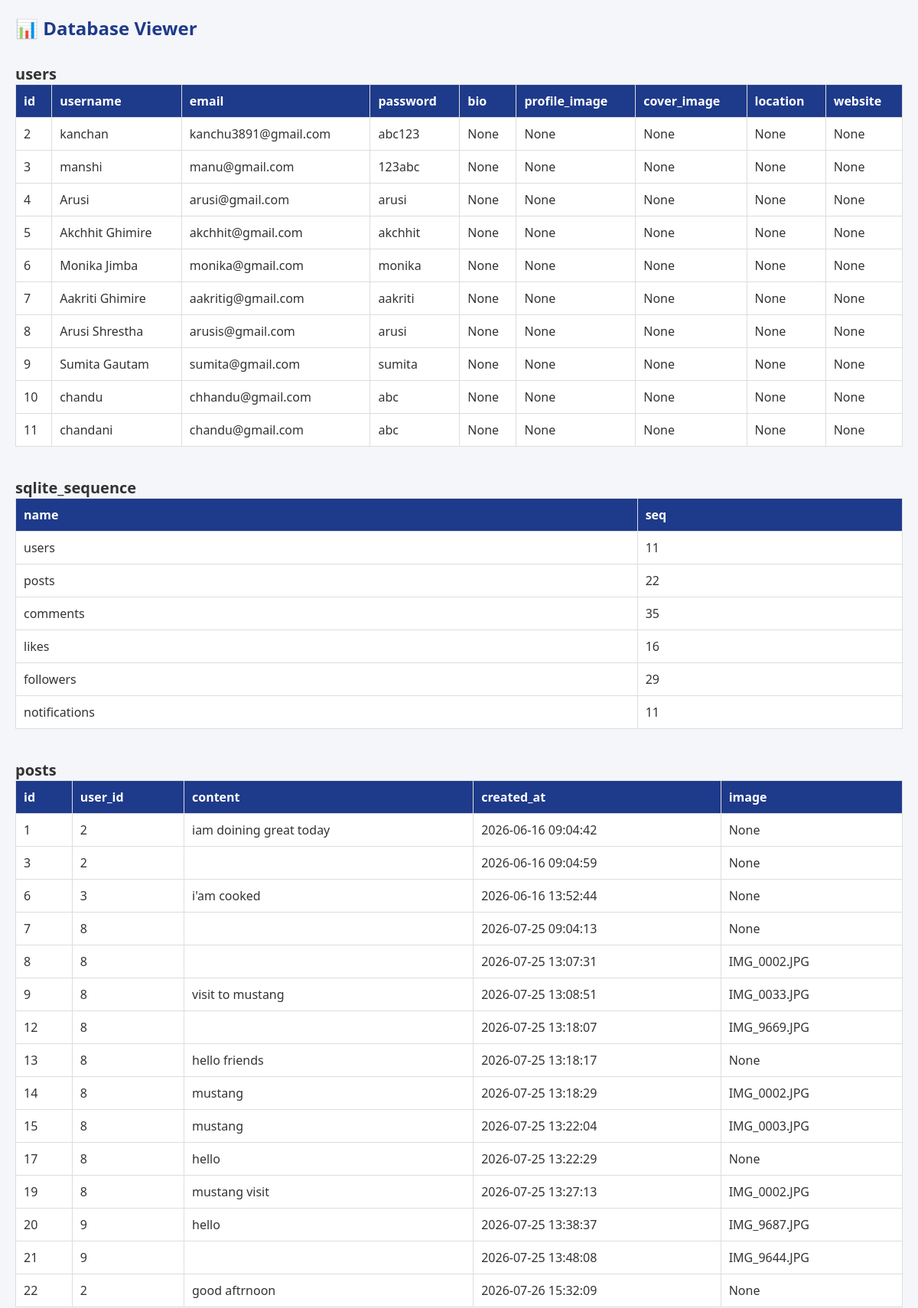
The app's page /db (upper part) with its own data.
### tables this page shows
CREATE TABLE users(
    id INTEGER PRIMARY KEY AUTOINCREMENT,
    username TEXT NOT NULL,
    email TEXT UNIQUE,
    password TEXT
, bio TEXT, profile_image TEXT, cover_image TEXT, location TEXT, website TEXT);

CREATE TABLE posts(
    id INTEGER PRIMARY KEY AUTOINCREMENT,
    user_id INTEGER,
    content TEXT,
    created_at TIMESTAMP DEFAULT CURRENT_TIMESTAMP
, image TEXT);

### app.py (the view)
@app.route("/db")
def db_page():
    import sqlite3
    conn = sqlite3.connect("database.db")
    conn.row_factory = sqlite3.Row   # ⭐ IMPORTANT FIX
    cursor = conn.cursor()
    cursor.execute("SELECT name FROM sqlite_master WHERE type='table'")
    tables = cursor.fetchall()
    db_data = {}
    for table in tables:
        table_name = table["name"]
        cursor.execute(f"SELECT * FROM {table_name} LIMIT 20")
        rows = cursor.fetchall()
        db_data[table_name] = rows
    conn.close()
    return render_template("db.html", db_data=db_data)

### app.py (called while the page is built)
@app.before_request
def before_request():
    print("➡ Request:", request.method, request.path)

### templates/db.html (shortened to what this page needs)
<!DOCTYPE html>
<html>
<head>
    <link rel="stylesheet" href="/static/style.css">
</head>
<body>
<h2>📊 Database Viewer</h2>
{% for table, rows in db_data.items() %}
    <div class="table-title">{{ table }}</div>
    <table>
        <tr>
            {% for col in rows[0].keys() %}
                <th>{{ col }}</th>
            {% endfor %}
        </tr>
        {% for row in rows %}
        <tr>
            {% for col in row %}
                <td>{{ col }}</td>
            {% endfor %}
        </tr>
        {% endfor %}
    </table>
{% endfor %}
</body>
</html>

### static/style.css (style rules this page uses)
* { margin:0; padding:0; box-sizing:border-box; font-family: "Segoe UI", sans-serif; }
body { background:#f4f6f9; color:#333; }

### templates/db.html (style rules this page uses)
body { font-family: Arial; padding: 20px; background: #f4f6f9; }
h2 { color: #1e3a8a; }
table { width: 100%; border-collapse: collapse; margin-bottom: 40px; background: white; }
th, td { border: 1px solid #ddd; padding: 10px; text-align: left; }
th { background: #1e3a8a; color: white; }
.table-title { margin-top: 30px; font-size: 20px; font-weight: bold; color: #333; }

### records on screen
users: row "2" "None" "None" "None" "None" "None", username "kanchan", email "kanchu3891@gmail.com", password "abc123"
users: row "3" "None" "None" "None" "None" "None", username "manshi", email "manu@gmail.com", password "123abc"
users: row "4" "None" "None" "None" "None" "None", username "Arusi", email "arusi@gmail.com", password "arusi"
users: row "5" "None" "None" "None" "None" "None", username "Akchhit Ghimire", email "akchhit@gmail.com", password "akchhit"
users: row "6" "None" "None" "None" "None" "None", username "Monika Jimba", email "monika@gmail.com", password "monika"
users: row "7" "None" "None" "None" "None" "None", username "Aakriti Ghimire", email "aakritig@gmail.com", password "aakriti"
users: row "8" "None" "None" "None" "None" "None", username "Arusi Shrestha", email "arusis@gmail.com", password "arusi"
users: row "9" "None" "None" "None" "None" "None", username "Sumita Gautam", email "sumita@gmail.com", password "sumita"
users: row "10" "None" "None" "None" "None" "None", username "chandu", email "chhandu@gmail.com", password "abc"
users: row "11" "None" "None" "None" "None" "None", username "chandani", email "chandu@gmail.com", password "abc"
posts: row "1" "2" "None", content "iam doining great today", created_at "2026-06-16 09:04:42"
posts: row "3" "2" "None", created_at "2026-06-16 09:04:59"
posts: row "6" "3" "None", content "i'am cooked", created_at "2026-06-16 13:52:44"
posts: row "7" "8" "None", created_at "2026-07-25 09:04:13"
posts: row "8" "8", created_at "2026-07-25 13:07:31", image "IMG_0002.JPG"
posts: row "9" "8", content "visit to mustang", created_at "2026-07-25 13:08:51", image "IMG_0033.JPG"
posts: row "12" "8", created_at "2026-07-25 13:18:07", image "IMG_9669.JPG"
posts: row "13" "8" "None", content "hello friends", created_at "2026-07-25 13:18:17"
posts: row "14" "8", content "mustang", created_at "2026-07-25 13:18:29", image "IMG_0002.JPG"
posts: row "15" "8", content "mustang", created_at "2026-07-25 13:22:04", image "IMG_0003.JPG"
posts: row "17" "8" "None", content "hello", created_at "2026-07-25 13:22:29"
posts: row "19" "8", content "mustang visit", created_at "2026-07-25 13:27:13", image "IMG_0002.JPG"
posts: row "20" "9", content "hello", created_at "2026-07-25 13:38:37", image "IMG_9687.JPG"
posts: row "21" "9", created_at "2026-07-25 13:48:08", image "IMG_9644.JPG"
posts: row "22" "2" "None", content "good aftrnoon", created_at "2026-07-26 15:32:09"

### other values on screen
{{ table }} "users" "sqlite_sequence" "posts"
{{ col }} "id" "username" "email" "password" "bio" "profile_image" "cover_image" "location" "website" "name" "seq" "id" "user_id" "content" "created_at" "image"
{{ col }} "users" "11" "posts" "22" "comments" "35" "likes" "16" "followers" "29" "notifications" "11"
